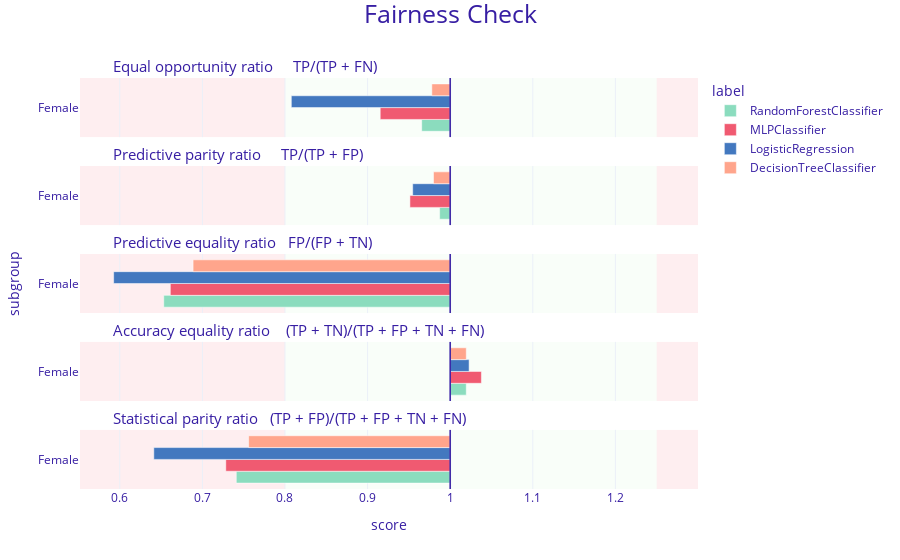

Write notebook code for a chart like this one.
### Markdown cell above
### Check for fairness

### Code cell
fobject_forest.fairness_check(epsilon = 0.8) # default epsilon

fobject_forest.plot(objects=[fobject_mlp, fobject_logreg, fobject_dt], epsilon=0.8)

### Figure 1 — Plotly figure (JSON) as saved in the notebook; plotly's stock layout.template omitted (floating-point values rounded to 4 significant figures)
{"data": [{"alignmentgroup": "True", "customdata": [["Female", 0.966, "RandomForestClassifier"]], "hovertemplate": "<b>%{customdata[2]}</b><br>Subgroup: %{customdata[0]}<br>Score: %{customdata[1]}<br><extra></extra>", "legendgroup": "RandomForestClassifier", "marker": {"color": "#8bdcbe", "pattern": {"shape": ""}}, "name": "RandomForestClassifier", "offsetgroup": "RandomForestClassifier", "orientation": "h", "showlegend": true, "textposition": "auto", "type": "bar", "x": [-0.03448], "xaxis": "x5", "y": [0.5], "yaxis": "y5"}, {"alignmentgroup": "True", "customdata": [["Female", 0.987, "RandomForestClassifier"]], "hovertemplate": "<b>%{customdata[2]}</b><br>Subgroup: %{customdata[0]}<br>Score: %{customdata[1]}<br><extra></extra>", "legendgroup": "RandomForestClassifier", "marker": {"color": "#8bdcbe", "pattern": {"shape": ""}}, "name": "RandomForestClassifier", "offsetgroup": "RandomForestClassifier", "orientation": "h", "showlegend": false, "textposition": "auto", "type": "bar", "x": [-0.01276], "xaxis": "x4", "y": [0.5], "yaxis": "y4"}, {"alignmentgroup": "True", "customdata": [["Female", 0.653, "RandomForestClassifier"]], "hovertemplate": "<b>%{customdata[2]}</b><br>Subgroup: %{customdata[0]}<br>Score: %{customdata[1]}<br><extra></extra>", "legendgroup": "RandomForestClassifier", "marker": {"color": "#8bdcbe", "pattern": {"shape": ""}}, "name": "RandomForestClassifier", "offsetgroup": "RandomForestClassifier", "orientation": "h", "showlegend": false, "textposition": "auto", "type": "bar", "x": [-0.3468], "xaxis": "x3", "y": [0.5], "yaxis": "y3"}, {"alignmentgroup": "True", "customdata": [["Female", 1.019, "RandomForestClassifier"]], "hovertemplate": "<b>%{customdata[2]}</b><br>Subgroup: %{customdata[0]}<br>Score: %{customdata[1]}<br><extra></extra>", "legendgroup": "RandomForestClassifier", "marker": {"color": "#8bdcbe", "pattern": {"shape": ""}}, "name": "RandomForestClassifier", "offsetgroup": "RandomForestClassifier", "orientation": "h", "showlegend": false, "textposition": "auto", "type": "bar", "x": [0.01947], "xaxis": "x2", "y": [0.5], "yaxis": "y2"}, {"alignmentgroup": "True", "customdata": [["Female", 0.741, "RandomForestClassifier"]], "hovertemplate": "<b>%{customdata[2]}</b><br>Subgroup: %{customdata[0]}<br>Score: %{customdata[1]}<br><extra></extra>", "legendgroup": "RandomForestClassifier", "marker": {"color": "#8bdcbe", "pattern": {"shape": ""}}, "name": "RandomForestClassifier", "offsetgroup": "RandomForestClassifier", "orientation": "h", "showlegend": false, "textposition": "auto", "type": "bar", "x": [-0.2589], "xaxis": "x", "y": [0.5], "yaxis": "y"}, {"alignmentgroup": "True", "customdata": [["Female", 0.915, "MLPClassifier"]], "hovertemplate": "<b>%{customdata[2]}</b><br>Subgroup: %{customdata[0]}<br>Score: %{customdata[1]}<br><extra></extra>", "legendgroup": "MLPClassifier", "marker": {"color": "#f05a71", "pattern": {"shape": ""}}, "name": "MLPClassifier", "offsetgroup": "MLPClassifier", "orientation": "h", "showlegend": true, "textposition": "auto", "type": "bar", "x": [-0.08469], "xaxis": "x5", "y": [0.5], "yaxis": "y5"}, {"alignmentgroup": "True", "customdata": [["Female", 0.951, "MLPClassifier"]], "hovertemplate": "<b>%{customdata[2]}</b><br>Subgroup: %{customdata[0]}<br>Score: %{customdata[1]}<br><extra></extra>", "legendgroup": "MLPClassifier", "marker": {"color": "#f05a71", "pattern": {"shape": ""}}, "name": "MLPClassifier", "offsetgroup": "MLPClassifier", "orientation": "h", "showlegend": false, "textposition": "auto", "type": "bar", "x": [-0.04874], "xaxis": "x4", "y": [0.5], "yaxis": "y4"}, {"alignmentgroup": "True", "customdata": [["Female", 0.661, "MLPClassifier"]], "hovertemplate": "<b>%{customdata[2]}</b><br>Subgroup: %{customdata[0]}<br>Score: %{customdata[1]}<br><extra></extra>", "legendgroup": "MLPClassifier", "marker": {"color": "#f05a71", "pattern": {"shape": ""}}, "name": "MLPClassifier", "offsetgroup": "MLPClassifier", "orientation": "h", "showlegend": false, "textposition": "auto", "type": "bar", "x": [-0.3388], "xaxis": "x3", "y": [0.5], "yaxis": "y3"}, {"alignmentgroup": "True", "customdata": [["Female", 1.038, "MLPClassifier"]], "hovertemplate": "<b>%{customdata[2]}</b><br>Subgroup: %{customdata[0]}<br>Score: %{customdata[1]}<br><extra></extra>", "legendgroup": "MLPClassifier", "marker": {"color": "#f05a71", "pattern": {"shape": ""}}, "name": "MLPClassifier", "offsetgroup": "MLPClassifier", "orientation": "h", "showlegend": false, "textposition": "auto", "type": "bar", "x": [0.03779], "xaxis": "x2", "y": [0.5], "yaxis": "y2"}, {"alignmentgroup": "True", "customdata": [["Female", 0.728, "MLPClassifier"]], "hovertemplate": "<b>%{customdata[2]}</b><br>Subgroup: %{customdata[0]}<br>Score: %{customdata[1]}<br><extra></extra>", "legendgroup": "MLPClassifier", "marker": {"color": "#f05a71", "pattern": {"shape": ""}}, "name": "MLPClassifier", "offsetgroup": "MLPClassifier", "orientation": "h", "showlegend": false, "textposition": "auto", "type": "bar", "x": [-0.2717], "xaxis": "x", "y": [0.5], "yaxis": "y"}, {"alignmentgroup": "True", "customdata": [["Female", 0.808, "LogisticRegression"]], "hovertemplate": "<b>%{customdata[2]}</b><br>Subgroup: %{customdata[0]}<br>Score: %{customdata[1]}<br><extra></extra>", "legendgroup": "LogisticRegression", "marker": {"color": "#4378bf", "pattern": {"shape": ""}}, "name": "LogisticRegression", "offsetgroup": "LogisticRegression", "orientation": "h", "showlegend": true, "textposition": "auto", "type": "bar", "x": [-0.1923], "xaxis": "x5", "y": [0.5], "yaxis": "y5"}, {"alignmentgroup": "True", "customdata": [["Female", 0.955, "LogisticRegression"]], "hovertemplate": "<b>%{customdata[2]}</b><br>Subgroup: %{customdata[0]}<br>Score: %{customdata[1]}<br><extra></extra>", "legendgroup": "LogisticRegression", "marker": {"color": "#4378bf", "pattern": {"shape": ""}}, "name": "LogisticRegression", "offsetgroup": "LogisticRegression", "orientation": "h", "showlegend": false, "textposition": "auto", "type": "bar", "x": [-0.04539], "xaxis": "x4", "y": [0.5], "yaxis": "y4"}, {"alignmentgroup": "True", "customdata": [["Female", 0.593, "LogisticRegression"]], "hovertemplate": "<b>%{customdata[2]}</b><br>Subgroup: %{customdata[0]}<br>Score: %{customdata[1]}<br><extra></extra>", "legendgroup": "LogisticRegression", "marker": {"color": "#4378bf", "pattern": {"shape": ""}}, "name": "LogisticRegression", "offsetgroup": "LogisticRegression", "orientation": "h", "showlegend": false, "textposition": "auto", "type": "bar", "x": [-0.4074], "xaxis": "x3", "y": [0.5], "yaxis": "y3"}, {"alignmentgroup": "True", "customdata": [["Female", 1.023, "LogisticRegression"]], "hovertemplate": "<b>%{customdata[2]}</b><br>Subgroup: %{customdata[0]}<br>Score: %{customdata[1]}<br><extra></extra>", "legendgroup": "LogisticRegression", "marker": {"color": "#4378bf", "pattern": {"shape": ""}}, "name": "LogisticRegression", "offsetgroup": "LogisticRegression", "orientation": "h", "showlegend": false, "textposition": "auto", "type": "bar", "x": [0.02288], "xaxis": "x2", "y": [0.5], "yaxis": "y2"}, {"alignmentgroup": "True", "customdata": [["Female", 0.641, "LogisticRegression"]], "hovertemplate": "<b>%{customdata[2]}</b><br>Subgroup: %{customdata[0]}<br>Score: %{customdata[1]}<br><extra></extra>", "legendgroup": "LogisticRegression", "marker": {"color": "#4378bf", "pattern": {"shape": ""}}, "name": "LogisticRegression", "offsetgroup": "LogisticRegression", "orientation": "h", "showlegend": false, "textposition": "auto", "type": "bar", "x": [-0.3588], "xaxis": "x", "y": [0.5], "yaxis": "y"}, {"alignmentgroup": "True", "customdata": [["Female", 0.978, "DecisionTreeClassifier"]], "hovertemplate": "<b>%{customdata[2]}</b><br>Subgroup: %{customdata[0]}<br>Score: %{customdata[1]}<br><extra></extra>", "legendgroup": "DecisionTreeClassifier", "marker": {"color": "#ffa58c", "pattern": {"shape": ""}}, "name": "DecisionTreeClassifier", "offsetgroup": "DecisionTreeClassifier", "orientation": "h", "showlegend": true, "textposition": "auto", "type": "bar", "x": [-0.02222], "xaxis": "x5", "y": [0.5], "yaxis": "y5"}, {"alignmentgroup": "True", "customdata": [["Female", 0.98, "DecisionTreeClassifier"]], "hovertemplate": "<b>%{customdata[2]}</b><br>Subgroup: %{customdata[0]}<br>Score: %{customdata[1]}<br><extra></extra>", "legendgroup": "DecisionTreeClassifier", "marker": {"color": "#ffa58c", "pattern": {"shape": ""}}, "name": "DecisionTreeClassifier", "offsetgroup": "DecisionTreeClassifier", "orientation": "h", "showlegend": false, "textposition": "auto", "type": "bar", "x": [-0.02019], "xaxis": "x4", "y": [0.5], "yaxis": "y4"}, {"alignmentgroup": "True", "customdata": [["Female", 0.689, "DecisionTreeClassifier"]], "hovertemplate": "<b>%{customdata[2]}</b><br>Subgroup: %{customdata[0]}<br>Score: %{customdata[1]}<br><extra></extra>", "legendgroup": "DecisionTreeClassifier", "marker": {"color": "#ffa58c", "pattern": {"shape": ""}}, "name": "DecisionTreeClassifier", "offsetgroup": "DecisionTreeClassifier", "orientation": "h", "showlegend": false, "textposition": "auto", "type": "bar", "x": [-0.3113], "xaxis": "x3", "y": [0.5], "yaxis": "y3"}, {"alignmentgroup": "True", "customdata": [["Female", 1.019, "DecisionTreeClassifier"]], "hovertemplate": "<b>%{customdata[2]}</b><br>Subgroup: %{customdata[0]}<br>Score: %{customdata[1]}<br><extra></extra>", "legendgroup": "DecisionTreeClassifier", "marker": {"color": "#ffa58c", "pattern": {"shape": ""}}, "name": "DecisionTreeClassifier", "offsetgroup": "DecisionTreeClassifier", "orientation": "h", "showlegend": false, "textposition": "auto", "type": "bar", "x": [0.01947], "xaxis": "x2", "y": [0.5], "yaxis": "y2"}, {"alignmentgroup": "True", "customdata": [["Female", 0.756, "DecisionTreeClassifier"]], "hovertemplate": "<b>%{customdata[2]}</b><br>Subgroup: %{customdata[0]}<br>Score: %{customdata[1]}<br><extra></extra>", "legendgroup": "DecisionTreeClassifier", "marker": {"color": "#ffa58c", "pattern": {"shape": ""}}, "name": "DecisionTreeClassifier", "offsetgroup": "DecisionTreeClassifier", "orientation": "h", "showlegend": false, "textposition": "auto", "type": "bar", "x": [-0.244], "xaxis": "x", "y": [0.5], "yaxis": "y"}], "layout": {"annotations": [{"font": {"size": 15}, "showarrow": false, "text": "Statistical parity ratio   (TP + FP)/(TP + FP + TN + FN)", "x": 0.05, "xanchor": "left", "xref": "paper", "y": 0.144, "yanchor": "bottom", "yref": "paper"}, {"font": {"size": 15}, "showarrow": false, "text": "Accuracy equality ratio    (TP + TN)/(TP + FP + TN + FN)", "x": 0.05, "xanchor": "left", "xref": "paper", "y": 0.358, "yanchor": "bottom", "yref": "paper"}, {"font": {"size": 15}, "showarrow": false, "text": "Predictive equality ratio   FP/(FP + TN)", "x": 0.05, "xanchor": "left", "xref": "paper", "y": 0.572, "yanchor": "bottom", "yref": "paper"}, {"font": {"size": 15}, "showarrow": false, "text": "Predictive parity ratio     TP/(TP + FP)", "x": 0.05, "xanchor": "left", "xref": "paper", "y": 0.786, "yanchor": "bottom", "yref": "paper"}, {"font": {"size": 15}, "showarrow": false, "text": "Equal opportunity ratio     TP/(TP + FN)", "x": 0.05, "xanchor": "left", "xref": "paper", "y": 1, "yanchor": "bottom", "yref": "paper"}], "barmode": "group", "font": {"color": "#371ea3"}, "legend": {"title": {"text": "label"}, "tracegroupgap": 0}, "margin": {"b": 71, "r": 30, "t": 78}, "shapes": [{"fillcolor": "#f05a71", "layer": "below", "line": {"width": 0}, "opacity": 0.1, "type": "rect", "x0": 0.25, "x1": 0.3, "xref": "x", "y0": 0, "y1": 1, "yref": "y"}, {"fillcolor": "#f05a71", "layer": "below", "line": {"width": 0}, "opacity": 0.1, "type": "rect", "x0": -0.4481, "x1": -0.2, "xref": "x", "y0": 0, "y1": 1, "yref": "y"}, {"fillcolor": "#c7f5bf", "layer": "below", "line": {"width": 0}, "opacity": 0.1, "type": "rect", "x0": -0.2, "x1": 0.25, "xref": "x", "y0": 0, "y1": 1, "yref": "y"}, {"line": {"color": "#371ea3", "width": 1.5}, "type": "line", "x0": 0, "x1": 0, "xref": "x", "y0": 0, "y1": 1, "yref": "y"}, {"fillcolor": "#f05a71", "layer": "below", "line": {"width": 0}, "opacity": 0.1, "type": "rect", "x0": 0.25, "x1": 0.3, "xref": "x", "y0": 0, "y1": 1, "yref": "y2"}, {"fillcolor": "#f05a71", "layer": "below", "line": {"width": 0}, "opacity": 0.1, "type": "rect", "x0": -0.4481, "x1": -0.2, "xref": "x", "y0": 0, "y1": 1, "yref": "y2"}, {"fillcolor": "#c7f5bf", "layer": "below", "line": {"width": 0}, "opacity": 0.1, "type": "rect", "x0": -0.2, "x1": 0.25, "xref": "x", "y0": 0, "y1": 1, "yref": "y2"}, {"line": {"color": "#371ea3", "width": 1.5}, "type": "line", "x0": 0, "x1": 0, "xref": "x", "y0": 0, "y1": 1, "yref": "y2"}, {"fillcolor": "#f05a71", "layer": "below", "line": {"width": 0}, "opacity": 0.1, "type": "rect", "x0": 0.25, "x1": 0.3, "xref": "x", "y0": 0, "y1": 1, "yref": "y3"}, {"fillcolor": "#f05a71", "layer": "below", "line": {"width": 0}, "opacity": 0.1, "type": "rect", "x0": -0.4481, "x1": -0.2, "xref": "x", "y0": 0, "y1": 1, "yref": "y3"}, {"fillcolor": "#c7f5bf", "layer": "below", "line": {"width": 0}, "opacity": 0.1, "type": "rect", "x0": -0.2, "x1": 0.25, "xref": "x", "y0": 0, "y1": 1, "yref": "y3"}, {"line": {"color": "#371ea3", "width": 1.5}, "type": "line", "x0": 0, "x1": 0, "xref": "x", "y0": 0, "y1": 1, "yref": "y3"}, {"fillcolor": "#f05a71", "layer": "below", "line": {"width": 0}, "opacity": 0.1, "type": "rect", "x0": 0.25, "x1": 0.3, "xref": "x", "y0": 0, "y1": 1, "yref": "y4"}, {"fillcolor": "#f05a71", "layer": "below", "line": {"width": 0}, "opacity": 0.1, "type": "rect", "x0": -0.4481, "x1": -0.2, "xref": "x", "y0": 0, "y1": 1, "yref": "y4"}, {"fillcolor": "#c7f5bf", "layer": "below", "line": {"width": 0}, "opacity": 0.1, "type": "rect", "x0": -0.2, "x1": 0.25, "xref": "x", "y0": 0, "y1": 1, "yref": "y4"}, {"line": {"color": "#371ea3", "width": 1.5}, "type": "line", "x0": 0, "x1": 0, "xref": "x", "y0": 0, "y1": 1, "yref": "y4"}, {"fillcolor": "#f05a71", "layer": "below", "line": {"width": 0}, "opacity": 0.1, "type": "rect", "x0": 0.25, "x1": 0.3, "xref": "x", "y0": 0, "y1": 1, "yref": "y5"}, {"fillcolor": "#f05a71", "layer": "below", "line": {"width": 0}, "opacity": 0.1, "type": "rect", "x0": -0.4481, "x1": -0.2, "xref": "x", "y0": 0, "y1": 1, "yref": "y5"}, {"fillcolor": "#c7f5bf", "layer": "below", "line": {"width": 0}, "opacity": 0.1, "type": "rect", "x0": -0.2, "x1": 0.25, "xref": "x", "y0": 0, "y1": 1, "yref": "y5"}, {"line": {"color": "#371ea3", "width": 1.5}, "type": "line", "x0": 0, "x1": 0, "xref": "x", "y0": 0, "y1": 1, "yref": "y5"}], "title": {"font": {"size": 25}, "text": "Fairness Check", "x": 0.5, "y": 0.99}, "xaxis": {"anchor": "y", "domain": [0, 1], "range": [-0.4481, 0.3], "ticktext": [0.5, 0.6, 0.7, 0.8, 0.9, 1, 1.1, 1.2, 1], "tickvals": [-0.5, -0.4, -0.3, -0.2, -0.1, 0, 0.1, 0.2, 0], "title": {"text": "score"}}, "xaxis2": {"anchor": "y2", "domain": [0, 1], "matches": "x", "range": [-0.4481, 0.3], "showticklabels": false, "ticktext": [0.5, 0.6, 0.7, 0.8, 0.9, 1, 1.1, 1.2, 1], "tickvals": [-0.5, -0.4, -0.3, -0.2, -0.1, 0, 0.1, 0.2, 0]}, "xaxis3": {"anchor": "y3", "domain": [0, 1], "matches": "x", "range": [-0.4481, 0.3], "showticklabels": false, "ticktext": [0.5, 0.6, 0.7, 0.8, 0.9, 1, 1.1, 1.2, 1], "tickvals": [-0.5, -0.4, -0.3, -0.2, -0.1, 0, 0.1, 0.2, 0]}, "xaxis4": {"anchor": "y4", "domain": [0, 1], "matches": "x", "range": [-0.4481, 0.3], "showticklabels": false, "ticktext": [0.5, 0.6, 0.7, 0.8, 0.9, 1, 1.1, 1.2, 1], "tickvals": [-0.5, -0.4, -0.3, -0.2, -0.1, 0, 0.1, 0.2, 0]}, "xaxis5": {"anchor": "y5", "domain": [0, 1], "matches": "x", "range": [-0.4481, 0.3], "showticklabels": false, "ticktext": [0.5, 0.6, 0.7, 0.8, 0.9, 1, 1.1, 1.2, 1], "tickvals": [-0.5, -0.4, -0.3, -0.2, -0.1, 0, 0.1, 0.2, 0]}, "yaxis": {"anchor": "x", "domain": [0, 0.144], "range": [0, 1], "showgrid": false, "ticktext": ["Female"], "tickvals": [0.5], "title": {"text": ""}, "zeroline": false}, "yaxis2": {"anchor": "x2", "domain": [0.214, 0.358], "matches": "y", "range": [0, 1], "showgrid": false, "ticktext": ["Female"], "tickvals": [0.5], "title": {"text": ""}, "zeroline": false}, "yaxis3": {"anchor": "x3", "domain": [0.428, 0.572], "matches": "y", "range": [0, 1], "showgrid": false, "ticktext": ["Female"], "tickvals": [0.5], "title": {"text": "subgroup"}, "zeroline": false}, "yaxis4": {"anchor": "x4", "domain": [0.642, 0.786], "matches": "y", "range": [0, 1], "showgrid": false, "ticktext": ["Female"], "tickvals": [0.5], "title": {"text": ""}, "zeroline": false}, "yaxis5": {"anchor": "x5", "domain": [0.856, 1], "matches": "y", "range": [0, 1], "showgrid": false, "ticktext": ["Female"], "tickvals": [0.5], "title": {"text": ""}, "zeroline": false}}}
